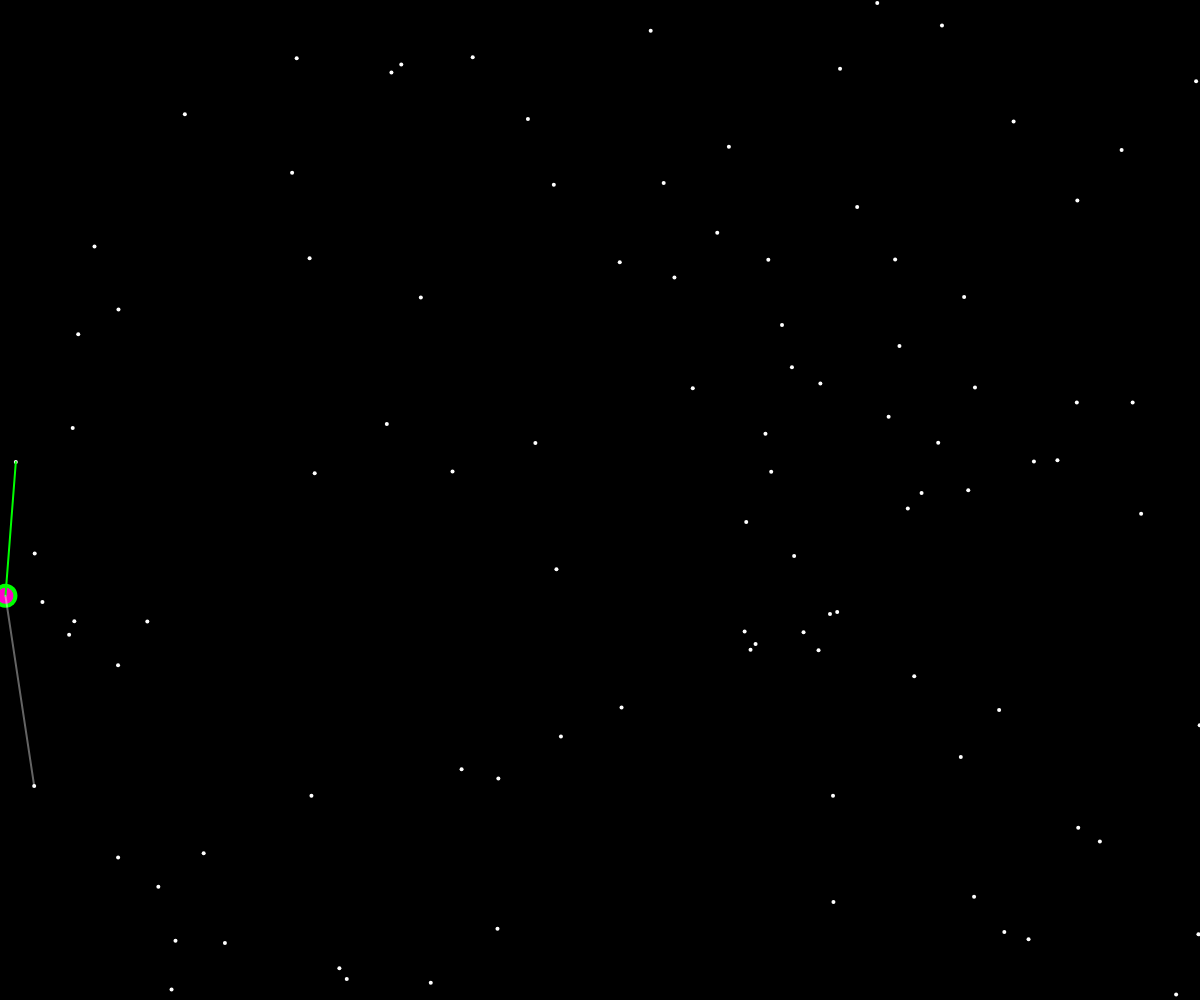
Frame 1 (no input)
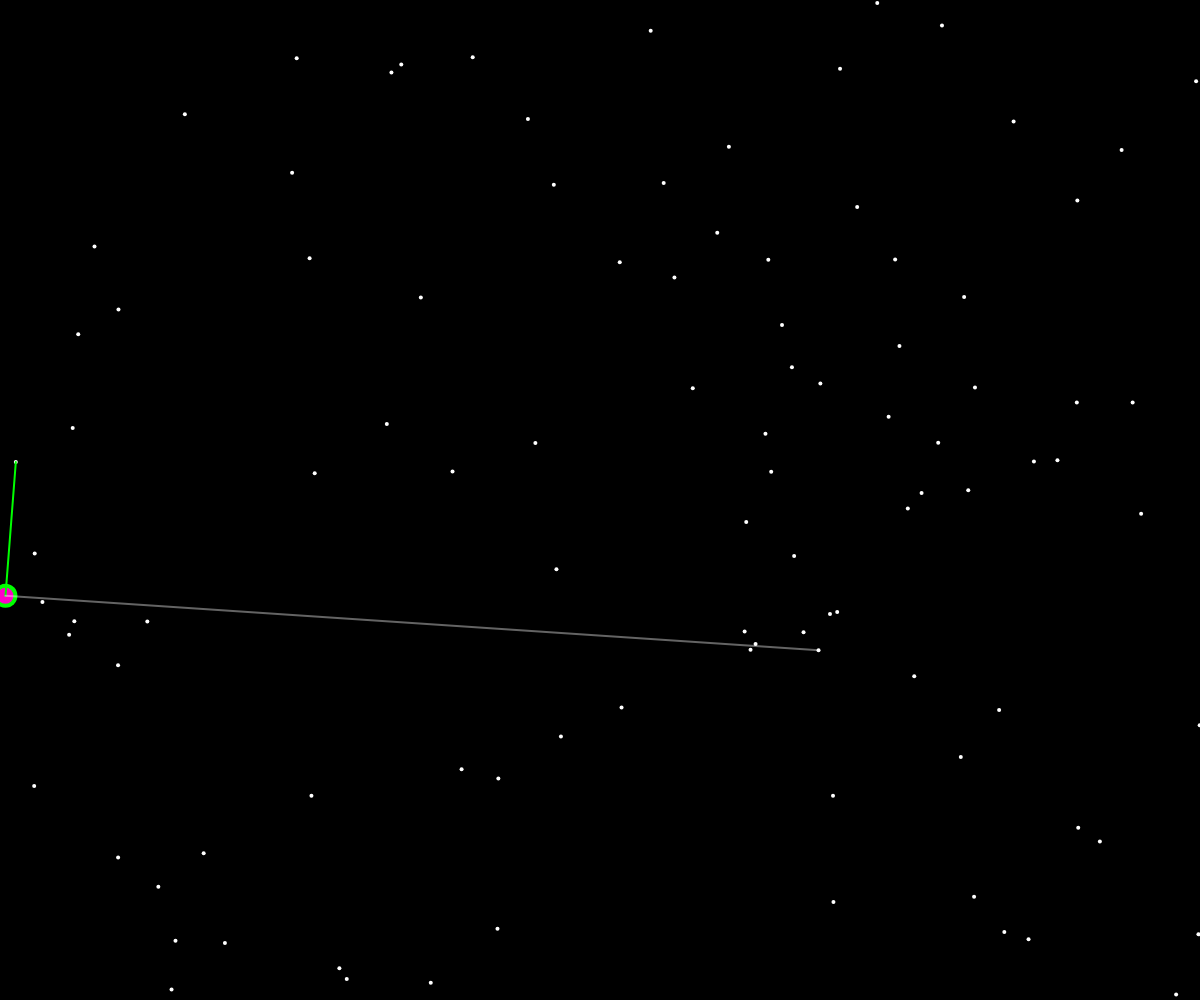
Frame 60 (no input)
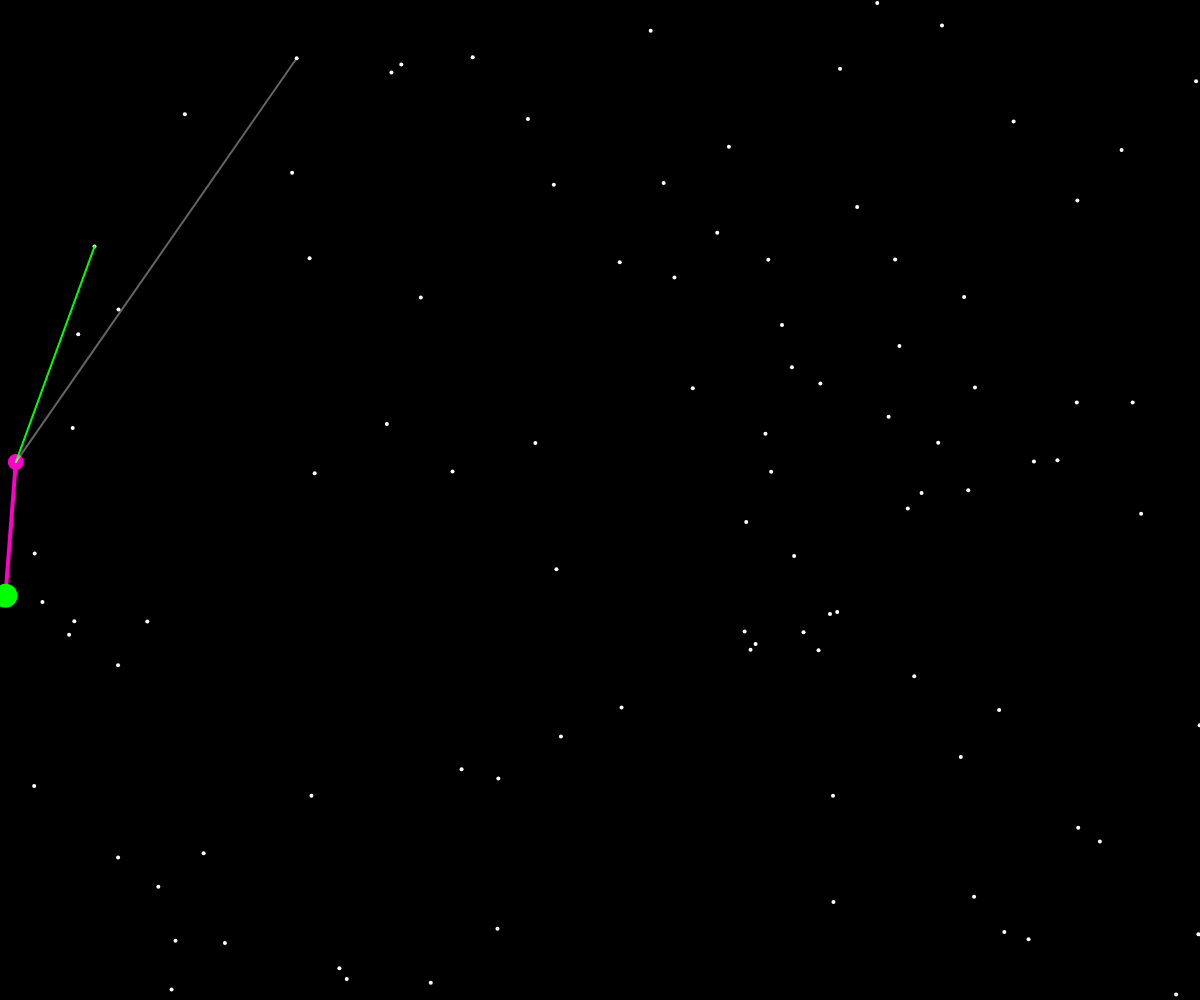
Frame 120 (the mouse pressed at the canvas centre since frame 60)

The p5.js sketch that drew these frames (run headless with seeded random() and noise() and a simulated clock; from frame 60 on, the mouse is pressed at the canvas centre):

// p5.js sketch
// ── sketch.js
/**
 * implement the "Gift Wrapping algorithm" (aka Jarvis march) for calculating a convex hull in JavaScript. This is a foundational topic in computational geometry
 * https://en.wikipedia.org/wiki/Gift_wrapping_algorithm
 * https://en.wikipedia.org/wiki/Cross_product
 * https://www.youtube.com/watch?v=mrYMzpbFz18
 */

const points = []
const hull = []

// Starting point
let leftMost
// The current and next vertex of the hull
let index = 0
let nextIndex = -1
let nextVertex
// The checked point
let currentPoint

function setup() {
  createCanvas(windowWidth, windowHeight)

  for (let i = 0; i < 100; i++) {
    points.push(createVector(random(width), random(height)))
  }

  points.sort((a, b) => a.x - b.x)
  leftMost = points[0]
  currentVertex = leftMost
  hull.push(currentVertex)
  nextVertex = points[1]
  index = 2
}

function draw() {
  background(0)

  stroke(255)
  strokeWeight(4)

  // Drawing the lines
  for (let p of points) {
    point(p.x, p.y)
  }

  // Drawing the hull
  stroke(255, 0, 200)
  fill(255, 0, 200, 50)
  beginShape()
  for (let p of hull) {
    vertex(p.x, p.y)
  }
  endShape()

  // Starting point
  stroke(0, 255, 0)
  strokeWeight(24)
  point(leftMost.x, leftMost.y)

  // Current point
  stroke(255, 0, 200)
  strokeWeight(16)
  point(currentVertex.x, currentVertex.y)

  // Assumption of second point
  stroke(0, 255, 0)
  strokeWeight(2)
  line(currentVertex.x, currentVertex.y, nextVertex.x, nextVertex.y)

  // Current point that is being checked
  let checking = points[index]
  stroke(255, 100)
  line(currentVertex.x, currentVertex.y, checking.x, checking.y)

  // Cross product fuction
  const a = p5.Vector.sub(nextVertex, currentVertex)
  const b = p5.Vector.sub(checking, currentVertex)
  const crossProduct = a.cross(b)

  if (crossProduct.z < 0) {
    nextVertex = checking
    nextIndex = index
  }

  // Go to next one
  index++

  // When the last is the current checking
  if (index === points.length) {
    if (nextVertex === leftMost) {
      // Exit condition
      print('Done')
      noLoop()
    } else {
      // Updating
      hull.push(nextVertex)
      currentVertex = nextVertex
      index = 0
      nextVertex = leftMost
    }
  }
}
